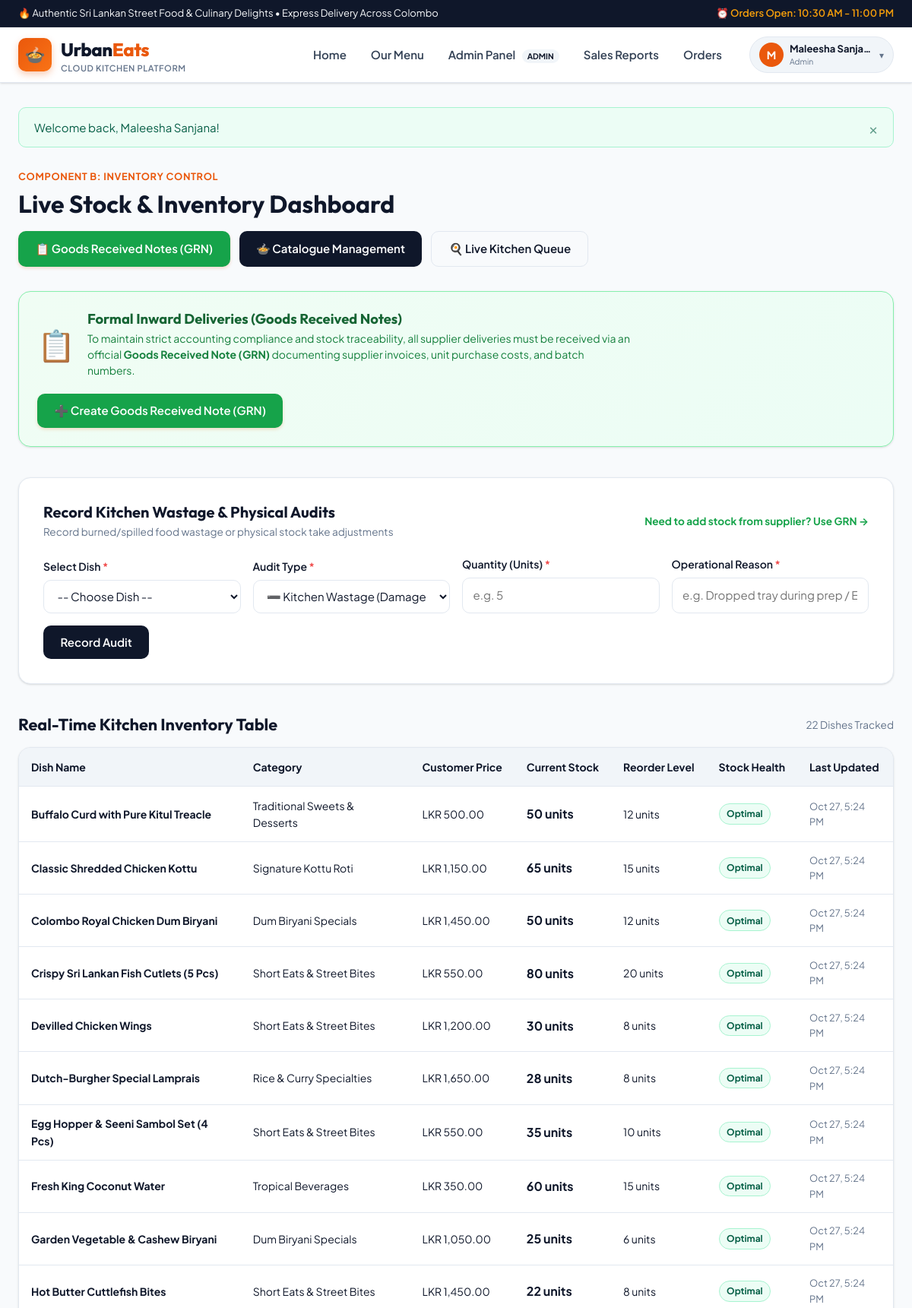
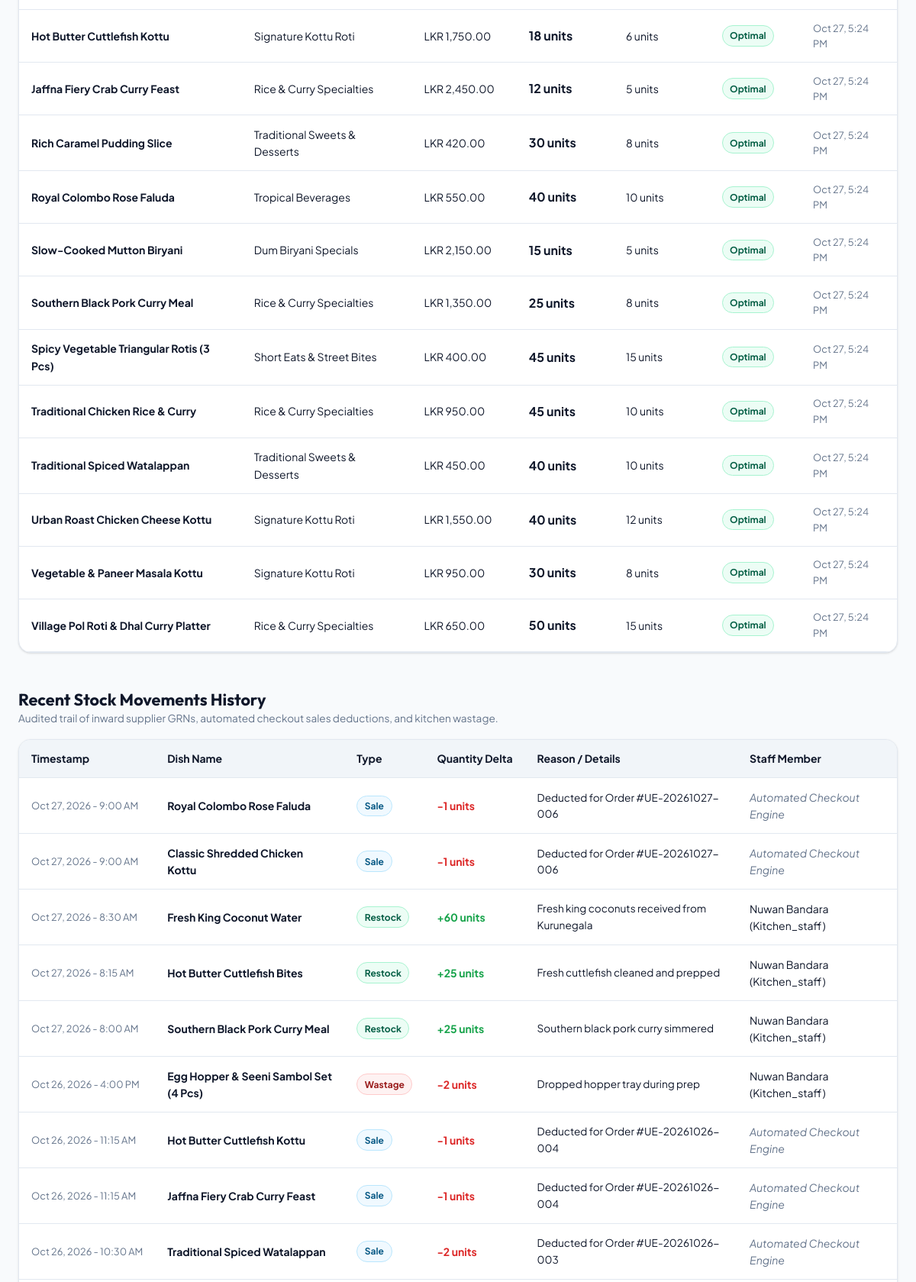
Screenshot of /public/menu/stock.php (signed in, upper part) with the database file from the repository (2 pictures, top to bottom).
### tables this page shows
CREATE TABLE `dishes` (
  `id` INT UNSIGNED NOT NULL AUTO_INCREMENT,
  `category_id` INT UNSIGNED NOT NULL,
  `name` VARCHAR(150) NOT NULL,
  `description` TEXT NULL,
  `price` DECIMAL(10,2) NOT NULL,
  `image_url` VARCHAR(255) NULL,
  `is_spicy` TINYINT(1) NOT NULL DEFAULT 0,
  `is_vegetarian` TINYINT(1) NOT NULL DEFAULT 0,
  `is_active` TINYINT(1) NOT NULL DEFAULT 1,
  `created_at` TIMESTAMP NOT NULL DEFAULT CURRENT_TIMESTAMP,
  `updated_at` TIMESTAMP NOT NULL DEFAULT CURRENT_TIMESTAMP ON UPDATE CURRENT_TIMESTAMP,
  PRIMARY KEY (`id`),
  KEY `idx_dishes_category` (`category_id`),
  KEY `idx_dishes_active` (`is_active`),
  KEY `idx_dishes_price` (`price`),
  KEY `idx_dishes_name` (`name`),
  CONSTRAINT `fk_dishes_category` FOREIGN KEY (`category_id`) REFERENCES `categories` (`id`) ON UPDATE CASCADE
);

CREATE TABLE `categories` (
  `id` INT UNSIGNED NOT NULL AUTO_INCREMENT,
  `name` VARCHAR(100) NOT NULL,
  `slug` VARCHAR(100) NOT NULL,
  `description` TEXT NULL,
  `is_active` TINYINT(1) NOT NULL DEFAULT 1,
  `created_at` TIMESTAMP NOT NULL DEFAULT CURRENT_TIMESTAMP,
  PRIMARY KEY (`id`),
  UNIQUE KEY `uk_categories_name` (`name`),
  UNIQUE KEY `uk_categories_slug` (`slug`),
  KEY `idx_categories_active` (`is_active`)
);

CREATE TABLE `inventory` (
  `id` INT UNSIGNED NOT NULL AUTO_INCREMENT,
  `dish_id` INT UNSIGNED NOT NULL,
  `current_stock` INT NOT NULL DEFAULT 0,
  `reorder_level` INT NOT NULL DEFAULT 10,
  `updated_at` TIMESTAMP NOT NULL DEFAULT CURRENT_TIMESTAMP ON UPDATE CURRENT_TIMESTAMP,
  PRIMARY KEY (`id`),
  UNIQUE KEY `uk_inventory_dish` (`dish_id`),
  KEY `idx_inventory_stock` (`current_stock`),
  CONSTRAINT `fk_inventory_dish` FOREIGN KEY (`dish_id`) REFERENCES `dishes` (`id`) ON DELETE CASCADE ON UPDATE CASCADE
);

CREATE TABLE `stock_movements` (
  `id` INT UNSIGNED NOT NULL AUTO_INCREMENT,
  `dish_id` INT UNSIGNED NOT NULL,
  `user_id` INT UNSIGNED NULL,
  `movement_type` ENUM('restock', 'wastage', 'sale', 'adjustment') NOT NULL,
  `quantity` INT NOT NULL,
  `reason` VARCHAR(255) NOT NULL,
  `created_at` TIMESTAMP NOT NULL DEFAULT CURRENT_TIMESTAMP,
  PRIMARY KEY (`id`),
  KEY `idx_movements_dish` (`dish_id`),
  KEY `idx_movements_user` (`user_id`),
  KEY `idx_movements_type` (`movement_type`),
  KEY `idx_movements_time` (`created_at`),
  CONSTRAINT `fk_movements_dish` FOREIGN KEY (`dish_id`) REFERENCES `dishes` (`id`) ON DELETE CASCADE ON UPDATE CASCADE,
  CONSTRAINT `fk_movements_user` FOREIGN KEY (`user_id`) REFERENCES `users` (`id`) ON DELETE SET NULL ON UPDATE CASCADE
);

CREATE TABLE `users` (
  `id` INT UNSIGNED NOT NULL AUTO_INCREMENT,
  `role_id` INT UNSIGNED NOT NULL,
  `full_name` VARCHAR(100) NOT NULL,
  `email` VARCHAR(150) NOT NULL,
  `phone` VARCHAR(20) NOT NULL,
  `password_hash` VARCHAR(255) NOT NULL,
  `address` TEXT NULL,
  `is_active` TINYINT(1) NOT NULL DEFAULT 1,
  `failed_login_attempts` INT UNSIGNED NOT NULL DEFAULT 0,
  `lockout_until` DATETIME NULL,
  `created_at` TIMESTAMP NOT NULL DEFAULT CURRENT_TIMESTAMP,
  `updated_at` TIMESTAMP NOT NULL DEFAULT CURRENT_TIMESTAMP ON UPDATE CURRENT_TIMESTAMP,
  PRIMARY KEY (`id`),
  UNIQUE KEY `uk_users_email` (`email`),
  KEY `idx_users_role` (`role_id`),
  KEY `idx_users_active` (`is_active`),
  CONSTRAINT `fk_users_role` FOREIGN KEY (`role_id`) REFERENCES `roles` (`id`) ON UPDATE CASCADE
);

CREATE TABLE `roles` (
  `id` INT UNSIGNED NOT NULL AUTO_INCREMENT,
  `name` VARCHAR(50) NOT NULL,
  `description` VARCHAR(255) NOT NULL,
  PRIMARY KEY (`id`),
  UNIQUE KEY `uk_roles_name` (`name`)
);

### public/menu/stock.php (the view, shortened to what this page needs)
<?php
require_once __DIR__ . '/../../includes/header.php';
$pdo = get_db_connection();
$fullCatalogueQuery = "
    SELECT d.id, d.name, d.price, c.name AS category_name, d.is_active,
           COALESCE(i.current_stock, 0) AS current_stock,
           COALESCE(i.reorder_level, 10) AS reorder_level,
           i.updated_at
    FROM dishes d
    JOIN categories c ON d.category_id = c.id
    LEFT JOIN inventory i ON d.id = i.dish_id
    WHERE d.is_active = 1
    ORDER BY d.name ASC
";
$inventoryList = $pdo->query($fullCatalogueQuery)->fetchAll();
$movementHistoryQuery = "
    SELECT sm.*, d.name AS dish_name, u.full_name AS staff_name, r.name AS role_name
    FROM stock_movements sm
    JOIN dishes d ON sm.dish_id = d.id
    LEFT JOIN users u ON sm.user_id = u.id
    LEFT JOIN roles r ON u.role_id = r.id
    ORDER BY sm.created_at DESC, sm.id DESC
    LIMIT 15
";
$movementsHistory = $pdo->query($movementHistoryQuery)->fetchAll();
?>
<div class="site-container" style="margin-top: 1rem; margin-bottom: 3.5rem;">
    <div style="display: flex; justify-content: space-between; align-items: center; flex-wrap: wrap; gap: 1rem; margin-bottom: 2rem;">
        <div>
            <span style="font-size: 0.8rem; text-transform: uppercase; letter-spacing: 0.05em; color: var(--color-primary); font-weight: 700;">
                Component B: Inventory Control
            </span>
            <h1 style="font-size: 2rem; margin-top: 0.25rem;">Live Stock & Inventory Dashboard</h1>
        </div>
        <div style="display: flex; gap: 0.75rem; flex-wrap: wrap;">
            <a href="<?= $appBase ?>/menu/grn.php" class="btn btn-primary" style="background: #16a34a;">
                📋 Goods Received Notes (GRN)
            </a>
            <a href="<?= $appBase ?>/menu/manage_dishes.php" class="btn btn-secondary">🍲 Catalogue Management</a>
            <a href="<?= $appBase ?>/orders/kitchen.php" class="btn btn-outline">🍳 Live Kitchen Queue</a>
        </div>
    </div>
    <div style="background: linear-gradient(135deg, #f0fdf4 0%, #ecfdf5 100%); border: 1px solid #86efac; border-radius: var(--radius-lg); padding: 1.5rem; margin-bottom: 2.5rem; display: flex; justify-content: space-between; align-items: center; flex-wrap: wrap; gap: 1.25rem; box-shadow: var(--shadow-sm);">
        <div style="display: flex; align-items: center; gap: 1rem; max-width: 780px;">
            <span style="font-size: 2.5rem;">📋</span>
            <div>
                <h3 style="font-size: 1.15rem; color: #166534; margin: 0 0 0.25rem 0;">Formal Inward Deliveries (Goods Received Notes)</h3>
                <p style="font-size: 0.875rem; color: #15803d; margin: 0; line-height: 1.5;">
                    To maintain strict accounting compliance and stock traceability, all supplier deliveries must be received via an official <strong>Goods Received Note (GRN)</strong> documenting supplier invoices, unit purchase costs, and batch numbers.
                </p>
            </div>
        </div>
        <div style="display: flex; gap: 0.75rem;">
            <a href="<?= $appBase ?>/menu/grn.php" class="btn btn-primary" style="background: #16a34a;">
                ➕ Create Goods Received Note (GRN)
            </a>
        </div>
    </div>
    <div style="background: white; border: 1px solid var(--border-color); border-radius: var(--radius-lg); padding: 2rem; margin-bottom: 2.5rem; box-shadow: var(--shadow-sm);">
        <div style="display: flex; justify-content: space-between; align-items: center; margin-bottom: 1.25rem;">
            <div>
                <h2 style="font-size: 1.25rem; margin: 0; color: var(--color-secondary);">Record Kitchen Wastage & Physical Audits</h2>
                <span style="font-size: 0.85rem; color: var(--text-muted);">Record burned/spilled food wastage or physical stock take adjustments</span>
            </div>
            <a href="<?= $appBase ?>/menu/grn.php" style="font-size: 0.85rem; font-weight: 700; color: #16a34a;">
                Need to add stock from supplier? Use GRN &rarr;
            </a>
        </div>
        <form action="<?= $appBase ?>/menu/stock.php" method="POST" class="form-row" style="align-items: flex-end;">
            <div class="form-group" style="margin-bottom: 0;">
                <label for="dish_id" class="form-label">Select Dish <span class="required">*</span></label>
                <select id="dish_id" name="dish_id" class="form-control" required>
                    <option value="">-- Choose Dish --</option>
                </select>
            </div>
            <div class="form-group" style="margin-bottom: 0;">
                <label for="movement_type" class="form-label">Audit Type <span class="required">*</span></label>
                <select id="movement_type" name="movement_type" class="form-control" required>
                    <option value="wastage">➖ Kitchen Wastage (Damage / Spillage / Expired)</option>
                </select>
            </div>
            <div class="form-group" style="margin-bottom: 0;">
                <label for="quantity" class="form-label">Quantity (Units) <span class="required">*</span></label>
                <input type="number" min="1" id="quantity" name="quantity" class="form-control" placeholder="e.g. 5" required>
            </div>
            <div class="form-group" style="margin-bottom: 0; flex: 1.5;">
                <label for="reason" class="form-label">Operational Reason <span class="required">*</span></label>
                <input type="text" id="reason" name="reason" class="form-control" placeholder="e.g. Dropped tray during prep / End of day physical count" required>
            </div>
            <div>
                <button type="submit" class="btn btn-secondary">Record Audit</button>
            </div>
        </form>
    </div>
    <div style="margin-bottom: 1rem; display: flex; justify-content: space-between; align-items: center;">
        <h2 style="font-size: 1.35rem; color: var(--color-secondary);">Real-Time Kitchen Inventory Table</h2>
        <span style="font-size: 0.85rem; color: var(--text-muted);"><?= count($inventoryList) ?> Dishes Tracked</span>
    </div>
    <div class="data-table-container">
        <table class="data-table">
            <thead>
                <tr>
                    <th>Dish Name</th>
                    <th>Category</th>
                    <th>Customer Price</th>
                    <th>Current Stock</th>
                    <th>Reorder Level</th>
                    <th>Stock Health</th>
                    <th>Last Updated</th>
                </tr>
            </thead>
            <tbody>
                <?php foreach ($inventoryList as $invRow): ?>
                    <?php
                    $stockUnits = (int)$invRow['current_stock'];
                    $reorderUnits = (int)$invRow['reorder_level'];
                    ?>
                    <tr>
                        <td><strong><?= e($invRow['name']) ?></strong></td>
                        <td><?= e($invRow['category_name']) ?></td>
                        <td><?= format_price($invRow['price']) ?></td>
                        <td>
                            <strong style="font-size: 1rem;"><?= $stockUnits ?> units</strong>
                        </td>
                        <td><?= $reorderUnits ?> units</td>
                        <td>
                            <?php if ($stockUnits === 0): ?>
                                <span class="badge badge-inactive">Out of Stock</span>
                            <?php elseif ($stockUnits <= $reorderUnits): ?>
                                <span class="badge" style="background: #fffbeb; color: #92400e; border: 1px solid #fde68a;">Low Stock</span>
                            <?php else: ?>
                                <span class="badge badge-active">Optimal</span>
                            <?php endif; ?>
                        </td>
                        <td style="font-size: 0.8rem; color: var(--text-muted);">
                            <?= format_datetime($invRow['updated_at'], 'M d, g:i A') ?>
                        </td>
                    </tr>
                <?php endforeach; ?>
            </tbody>
        </table>
    </div>
    <div style="margin-top: 3rem; margin-bottom: 1rem;">
        <h2 style="font-size: 1.35rem; color: var(--color-secondary);">Recent Stock Movements History</h2>
        <p style="font-size: 0.85rem; color: var(--text-muted);">
            Audited trail of inward supplier GRNs, automated checkout sales deductions, and kitchen wastage.
        </p>
    </div>
    <div class="data-table-container">
        <table class="data-table">
            <thead>
                <tr>
                    <th>Timestamp</th>
                    <th>Dish Name</th>
                    <th>Type</th>
                    <th>Quantity Delta</th>
                    <th>Reason / Details</th>
                    <th>Staff Member</th>
                </tr>
            </thead>
            <tbody>
                <?php foreach ($movementsHistory as $historyRow): ?>
                    <tr>
                        <td style="white-space: nowrap; font-size: 0.8rem; color: var(--text-muted);">
                            <?= format_datetime($historyRow['created_at']) ?>
                        </td>
                        <td><strong><?= e($historyRow['dish_name']) ?></strong></td>
                        <td>
                            <?php
                            $movementBadgeClasses = [
                                'restock'    => 'badge-active',
                                'sale'       => 'badge-role-customer',
                                'wastage'    => 'badge-inactive',
                                'adjustment' => 'badge-role-staff'
                            ];
                            ?>
                            <span class="badge <?= $movementBadgeClasses[$historyRow['movement_type']] ?? 'badge-active' ?>">
                                <?= ucfirst($historyRow['movement_type']) ?>
                            </span>
                        </td>
                        <td>
                            <strong style="color: <?= $historyRow['quantity'] > 0 ? '#16a34a' : '#dc2626' ?>;">
                                <?= $historyRow['quantity'] > 0 ? '+' . $historyRow['quantity'] : $historyRow['quantity'] ?> units
                            </strong>
                        </td>
                        <td style="font-size: 0.85rem; color: var(--color-secondary);"><?= e($historyRow['reason']) ?></td>
                        <td>
                            <?php if (!empty($historyRow['staff_name'])): ?>
                                <?= e($historyRow['staff_name']) ?> (<?= ucfirst($historyRow['role_name'] ?? '') ?>)
                            <?php else: ?>
                                <span style="color: var(--text-muted); font-style: italic;">Automated Checkout Engine</span>
                            <?php endif; ?>
                        </td>
                    </tr>
                <?php endforeach; ?>
            </tbody>
        </table>
    </div>
</div>
<?php require_once __DIR__ . '/../../includes/footer.php'; ?>

### rows the page displays
dishes: name "Buffalo Curd with Pure Kitul Treacle", category.name "Traditional Sweets & Desserts", price "LKR 500.00", stockUnits "50", reorderUnits "12", inventory.updated_at "Oct 27, 5:24 PM"
dishes: name "Classic Shredded Chicken Kottu", category.name "Signature Kottu Roti", price "LKR 1,150.00", stockUnits "65", reorderUnits "15", inventory.updated_at "Oct 27, 5:24 PM"
dishes: name "Colombo Royal Chicken Dum Biryani", category.name "Dum Biryani Specials", price "LKR 1,450.00", stockUnits "50", reorderUnits "12", inventory.updated_at "Oct 27, 5:24 PM"
dishes: name "Crispy Sri Lankan Fish Cutlets (5 Pcs)", category.name "Short Eats & Street Bites", price "LKR 550.00", stockUnits "80", reorderUnits "20", inventory.updated_at "Oct 27, 5:24 PM"
dishes: name "Devilled Chicken Wings", category.name "Short Eats & Street Bites", price "LKR 1,200.00", stockUnits "30", reorderUnits "8", inventory.updated_at "Oct 27, 5:24 PM"
dishes: name "Dutch-Burgher Special Lamprais", category.name "Rice & Curry Specialties", price "LKR 1,650.00", stockUnits "28", reorderUnits "8", inventory.updated_at "Oct 27, 5:24 PM"
dishes: name "Egg Hopper & Seeni Sambol Set (4 Pcs)", category.name "Short Eats & Street Bites", price "LKR 550.00", stockUnits "35", reorderUnits "10", inventory.updated_at "Oct 27, 5:24 PM"
dishes: name "Fresh King Coconut Water", category.name "Tropical Beverages", price "LKR 350.00", stockUnits "60", reorderUnits "15", inventory.updated_at "Oct 27, 5:24 PM"
dishes: name "Garden Vegetable & Cashew Biryani", category.name "Dum Biryani Specials", price "LKR 1,050.00", stockUnits "25", reorderUnits "6", inventory.updated_at "Oct 27, 5:24 PM"
dishes: name "Hot Butter Cuttlefish Bites", category.name "Short Eats & Street Bites", price "LKR 1,450.00", stockUnits "22", reorderUnits "8", inventory.updated_at "Oct 27, 5:24 PM"
dishes: name "Hot Butter Cuttlefish Kottu", category.name "Signature Kottu Roti", price "LKR 1,750.00", stockUnits "18", reorderUnits "6", inventory.updated_at "Oct 27, 5:24 PM"
dishes: name "Jaffna Fiery Crab Curry Feast", category.name "Rice & Curry Specialties", price "LKR 2,450.00", stockUnits "12", reorderUnits "5", inventory.updated_at "Oct 27, 5:24 PM"
dishes: name "Rich Caramel Pudding Slice", category.name "Traditional Sweets & Desserts", price "LKR 420.00", stockUnits "30", reorderUnits "8", inventory.updated_at "Oct 27, 5:24 PM"
dishes: name "Royal Colombo Rose Faluda", category.name "Tropical Beverages", price "LKR 550.00", stockUnits "40", reorderUnits "10", inventory.updated_at "Oct 27, 5:24 PM"
dishes: name "Slow-Cooked Mutton Biryani", category.name "Dum Biryani Specials", price "LKR 2,150.00", stockUnits "15", reorderUnits "5", inventory.updated_at "Oct 27, 5:24 PM"
dishes: name "Southern Black Pork Curry Meal", category.name "Rice & Curry Specialties", price "LKR 1,350.00", stockUnits "25", reorderUnits "8", inventory.updated_at "Oct 27, 5:24 PM"
dishes: name "Spicy Vegetable Triangular Rotis (3 Pcs)", category.name "Short Eats & Street Bites", price "LKR 400.00", stockUnits "45", reorderUnits "15", inventory.updated_at "Oct 27, 5:24 PM"
dishes: name "Traditional Chicken Rice & Curry", category.name "Rice & Curry Specialties", price "LKR 950.00", stockUnits "45", reorderUnits "10", inventory.updated_at "Oct 27, 5:24 PM"
dishes: name "Traditional Spiced Watalappan", category.name "Traditional Sweets & Desserts", price "LKR 450.00", stockUnits "40", reorderUnits "10", inventory.updated_at "Oct 27, 5:24 PM"
dishes: name "Urban Roast Chicken Cheese Kottu", category.name "Signature Kottu Roti", price "LKR 1,550.00", stockUnits "40", reorderUnits "12", inventory.updated_at "Oct 27, 5:24 PM"
dishes: name "Vegetable & Paneer Masala Kottu", category.name "Signature Kottu Roti", price "LKR 950.00", stockUnits "30", reorderUnits "8", inventory.updated_at "Oct 27, 5:24 PM"
dishes: name "Village Pol Roti & Dhal Curry Platter", category.name "Rice & Curry Specialties", price "LKR 650.00", stockUnits "50", reorderUnits "15", inventory.updated_at "Oct 27, 5:24 PM"
stock_movements: created_at "Oct 27, 2026 - 9:00 AM", dish.name "Royal Colombo Rose Faluda", movement_type "Sale", quantity "-1", reason "Deducted for Order #UE-20261027-006", shows "Automated Checkout Engine"
stock_movements: created_at "Oct 27, 2026 - 9:00 AM", dish.name "Classic Shredded Chicken Kottu", movement_type "Sale", quantity "-1", reason "Deducted for Order #UE-20261027-006", shows "Automated Checkout Engine"
stock_movements: created_at "Oct 27, 2026 - 8:30 AM", dish.name "Fresh King Coconut Water", movement_type "Restock", quantity "60", reason "Fresh king coconuts received from Kurunegala", user.full_name "Nuwan Bandara", roles.name "Kitchen_staff"
stock_movements: created_at "Oct 27, 2026 - 8:15 AM", dish.name "Hot Butter Cuttlefish Bites", movement_type "Restock", quantity "25", reason "Fresh cuttlefish cleaned and prepped", user.full_name "Nuwan Bandara", roles.name "Kitchen_staff"
stock_movements: created_at "Oct 27, 2026 - 8:00 AM", dish.name "Southern Black Pork Curry Meal", movement_type "Restock", quantity "25", reason "Southern black pork curry simmered", user.full_name "Nuwan Bandara", roles.name "Kitchen_staff"
stock_movements: created_at "Oct 26, 2026 - 4:00 PM", dish.name "Egg Hopper & Seeni Sambol Set (4 Pcs)", movement_type "Wastage", quantity "-2", reason "Dropped hopper tray during prep", user.full_name "Nuwan Bandara", roles.name "Kitchen_staff"
stock_movements: created_at "Oct 26, 2026 - 11:15 AM", dish.name "Hot Butter Cuttlefish Kottu", movement_type "Sale", quantity "-1", reason "Deducted for Order #UE-20261026-004", shows "Automated Checkout Engine"
stock_movements: created_at "Oct 26, 2026 - 11:15 AM", dish.name "Jaffna Fiery Crab Curry Feast", movement_type "Sale", quantity "-1", reason "Deducted for Order #UE-20261026-004", shows "Automated Checkout Engine"
stock_movements: created_at "Oct 26, 2026 - 10:30 AM", dish.name "Traditional Spiced Watalappan", movement_type "Sale", quantity "-2", reason "Deducted for Order #UE-20261026-003", shows "Automated Checkout Engine"

### other values shown
substr($currentUser['name'] ?? 'U', 0, 1) "M"
$currentUser['name'] "Maleesha Sanja…"
str_replace('_', ' ', $currentUser['role_name'] ?? '') "Admin"
$msg "Welcome back, Maleesha Sanjana!"
count($inventoryList) "22"
